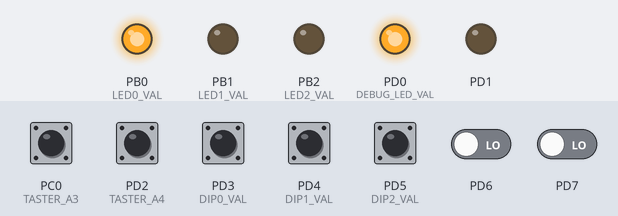
Simulated run of this program. Board: ATmega328P, built with avr-gcc and emulated at 16 MHz. Shown: output pins drawn as LEDs (lit = HIGH). Dashed ring = blinking. The test bench sets the inputs (shaded band); at power-on: PC0 (TASTER_A3), PD2 (TASTER_A4), PD3 (DIP0_VAL), PD4 (DIP1_VAL), PD5 (DIP2_VAL) HIGH, PD6, PD7 LOW.

Above: at 1.2 s.
1.3 s: PC0 (TASTER_A3) pulled LOW for 0.15 s
At 1.6 s:
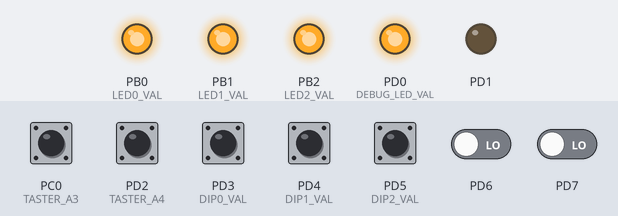
2.9 s: PD2 (TASTER_A4) pulled LOW for 0.15 s
At 3.8 s:
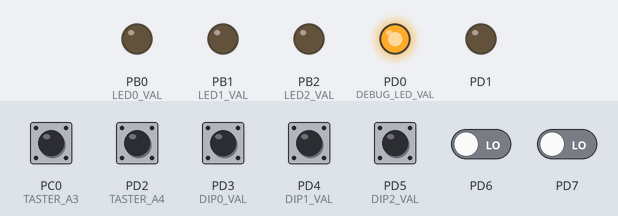
6.0 s: PC0 (TASTER_A3) pulled LOW for 1 s
At 6.4 s:
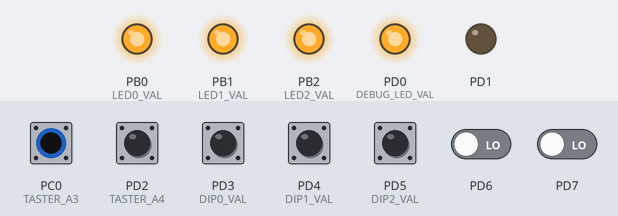
8.5 s: PD2 (TASTER_A4) pulled LOW for 1 s
At 12.8 s:
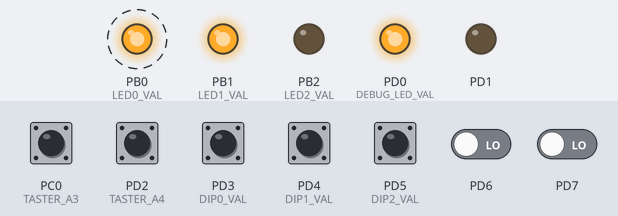
Timing chart, 0 to 16.5 s (numbered marks = the images above; inputs shaded):
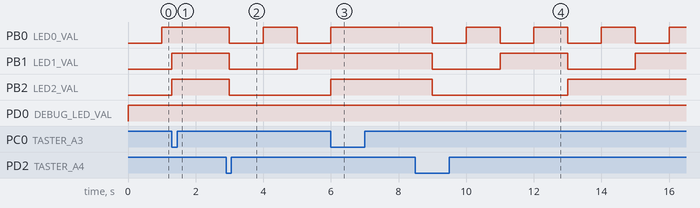

The program:

U2-2.c
```c
#include <avr/io.h>
#include <avr/interrupt.h>

// F_CPU has to be defined before include; otherwise error because F_CPU would be defined by util/delay.h if not already defined before
#define F_CPU 16000000UL
#include <util/delay.h>

/*
	LEDA1 AN PB0
	LEDA4 AN PB1
	LEDA7 AN PB2
	TASTER A3 AN PCINT8/ PC0/ ADC0
	TASTER A4 AN INT0/ PD2/ PCINT18
	DIP0 AN PD3
	DIP1 AN PD4
	DIP2 AN PD5
*/

#define LED0_MODE DDB0
#define LED0_VAL PORTB0
#define LED1_MODE DDB1
#define LED1_VAL PORTB1
#define LED2_MODE DDB2
#define LED2_VAL PORTB2
#define DEBUG_LED_MODE DDD0
#define DEBUG_LED_VAL PORTD0

#define DIP0_VAL PIND3
#define DIP0_PULL_UP PORTD3
#define DIP1_VAL PIND4
#define DIP1_PULL_UP PORTD4
#define DIP2_VAL PIND5
#define DIP2_PULL_UP PORTD5

#define TASTER_A3 PINC0
#define TASTER_A3_PULL_UP PORTC0
#define TASTER_A4 PIND2
#define TASTER_A4_PULL_UP PORTD2

void getDipValues();
void setLEDS();

// If the counter is running or not
volatile uint8_t running = 1;
volatile uint8_t count;

ISR(INT0_vect){
	running = 1;
}

ISR(PCINT1_vect) {
	uint8_t buttonPressed = (~PINC) & (1 << PINC0);
	if (buttonPressed) {
		running = 0;
		getDipValues();
		setLEDS();
	}
}

ISR(PCINT2_vect){
	// If we would set register in main and clear it here the clearing operation would cause a second interrupt -> ISR will be called twice instead of once
	count = 7;
	setLEDS();

}

int main(void){
	// Debug LED
	DDRD |= (1 << DEBUG_LED_MODE);
	PORTD |= (1 << DEBUG_LED_VAL);


	// Activate Output and Input Pull-Ups and init
	DDRB |= ((1 << LED0_MODE) | (1 << LED1_MODE) | (1 << LED2_MODE));
	DDRD |= (1 << PORTD1);
	PORTB &= ~((1 << LED0_VAL) | (1 << LED1_VAL) | (1 << LED2_VAL));
	PORTD |= ((1 << DIP0_PULL_UP) | (1 << DIP1_PULL_UP) | (1 << DIP2_PULL_UP) | (1 << TASTER_A4_PULL_UP));
	PORTC |= (1 << TASTER_A3_PULL_UP);

	// Set INT0 to detect falling edge
	EICRA |= (1 << ISC01);

	// Enable local interrupt for INT0
	EIMSK |= (1 << INT0);

	// Enable interrupts for PCINT14 - PCINT8 and PCINT23 - PCINT16
	PCICR |= ((1 << PCIE1) | (1 << PCIE2));

	// Enable interrupt for PCINT8 and PCINT17
	PCMSK1 |= (1 << PCINT8);
	PCMSK2 |= (1 << PCINT17);

	// Enable global interrupt
	sei();

	count = 8;

	while(1){
		if(running){
			if(count) {
				count--;
				setLEDS();
			} else {
				// Trigger interrupt
				PORTD ^= (1 << PORTD1);
				// If we would want to set leds here, the interrupt might not have been called yet
				// so we would have to put 4 noop here
			}
		}
		_delay_ms(1000);
	}
}

void getDipValues() {
	count = (~PIND >> 3);
}

void setLEDS() {
	uint8_t tmp = PORTB;
	// 11111000 -> Clear last 3 bits
	tmp &= 0xF8;
	// 00000XXX -> Set count on tmp without modifying first 5 bits
	tmp |= (~count & 0x07);
	PORTB = tmp;
}
```

Measured:
- after the input at 1.3 s, PB0 (LED0_VAL): stays HIGH (without the input it goes to LOW after 0.70 s); PB1 (LED1_VAL): LOW → HIGH after 0.00 s instead of 0.70 s; PB2 (LED2_VAL): LOW → HIGH at once
- after the input at 2.9 s, PB0 (LED0_VAL): HIGH → LOW after 0.10 s, → HIGH 1.0 s later, → LOW 1.0 s later; PB1 (LED1_VAL): HIGH → LOW after 0.10 s, → HIGH 2.0 s later; PB2 (LED2_VAL): HIGH → LOW after 0.10 s
- after the input at 6.0 s, PB0 (LED0_VAL): goes on until 6.0 s, then stays HIGH; PB1 (LED1_VAL): stays HIGH (without the input it goes to LOW after 1.0 s); PB2 (LED2_VAL): LOW → HIGH after 0.00 s instead of 1.0 s
- after the input at 8.5 s, PB0 (LED0_VAL): alternates HIGH for 1.0 s and LOW for 1.0 s, starting after 0.50 s; PB1 (LED1_VAL): alternates HIGH for 2.0 s and LOW for 2.0 s, starting after 0.50 s; PB2 (LED2_VAL): HIGH → LOW after 0.50 s, → HIGH 4.0 s later
